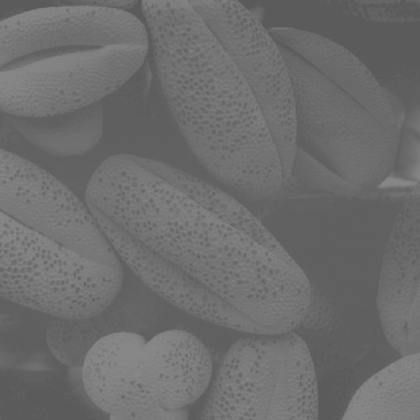
%> input picture PR_lab2/washed_pollen.png, 420 x 420 px, shrunk from 889 x 889 before the run
$ octave lab2_3.m   (GNU Octave 9; MATLAB toolbox functions it lacks are replaced by stand-ins)
%> lines starting %> are read from the running program, lines starting %| are printed output that depends on the picture; in (x1, y1, x2, y2) boxes, pixels count from 0 and x2, y2 are one past the last pixel; in counts of white or black regions, pixels touching at a corner belong together; the program's own positions count from 1
clc
clear all
close all

pkg load image

img = imread("washed_pollen.png");
%> img is the input picture: size 420x420 uint8; min 89, max 137, mean 109.1

if (size(img, 3)==3)
  input = rgb2gray(img);
else
  input = img;
end

subplot(2,2,1),imshow(input);
[row, col] = size(input);
%> row = 420; col = 420
first = imadjust(input);
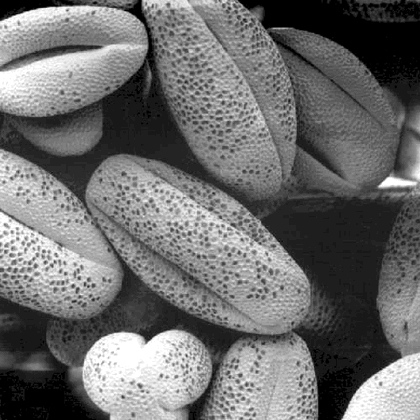
%> first: size 420x420 uint8; min 0, max 255, mean 109.7

subplot(2,2,2), imshow(first);

output = zeros(row,col);

for i = 1:size(first,1)
  for j=1:size(first,2)
    if(first(i,j)>150)
      output(i,j) = 255;
     else
      output(i,j) = 0;
     end
  endfor
end
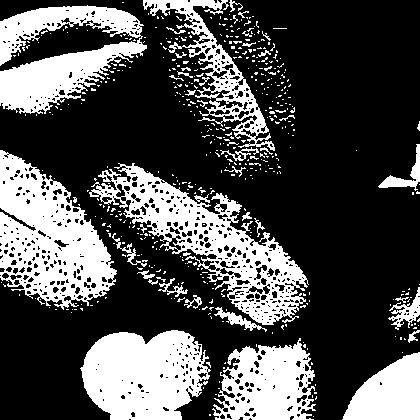
%> output: size 420x420 double; 31.2% white; 503 white regions (460 under 20 px), largest, box (x1, y1, x2, y2) and area: (0, 150, 117, 310) 10219, (89, 163, 309, 325) 9972, (80, 330, 211, 420) 8807
subplot(2,2,3), imshow(output);

print("pollen_contrast.png", "-dpng")
